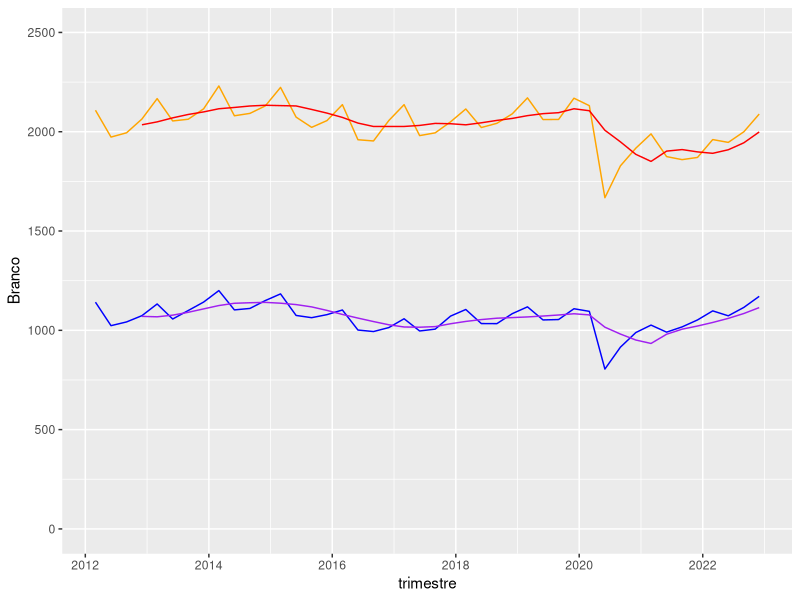
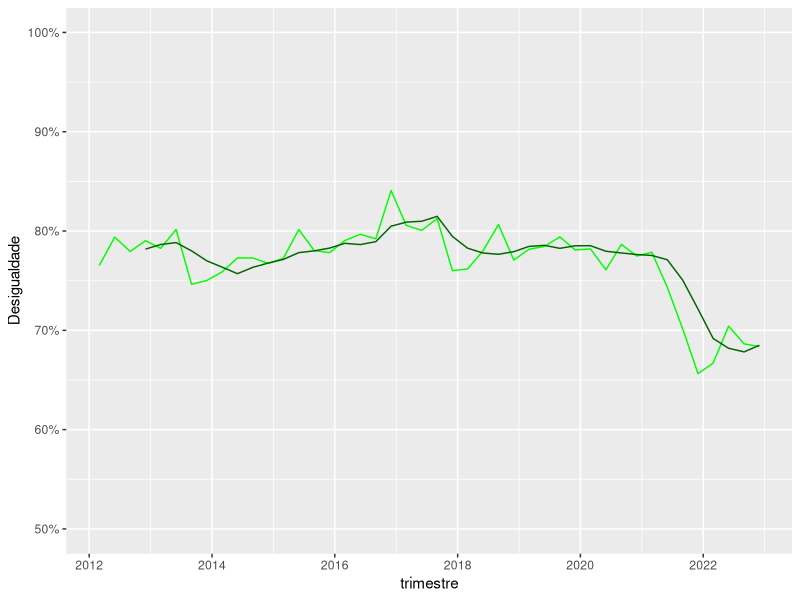
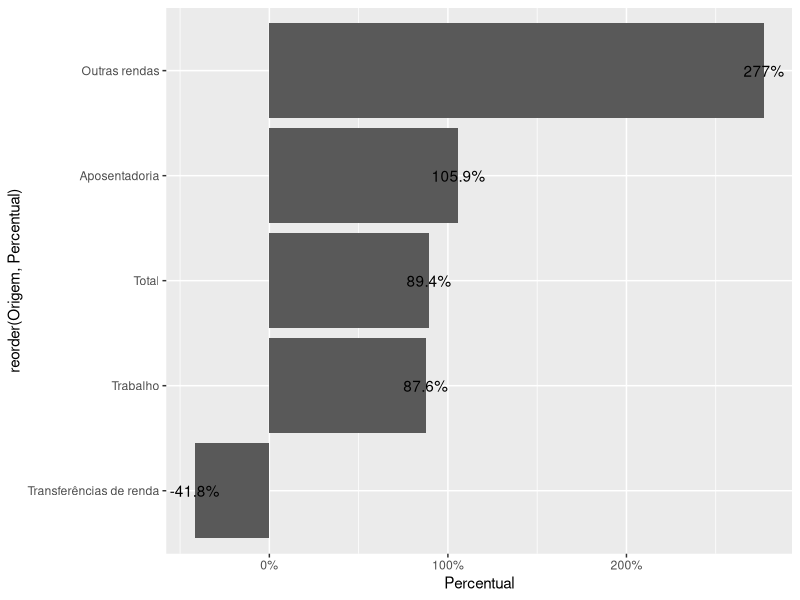
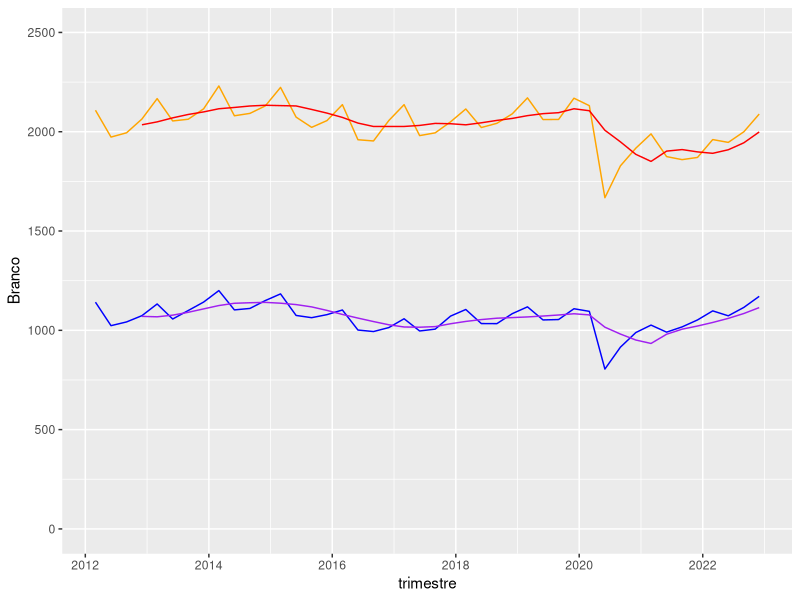
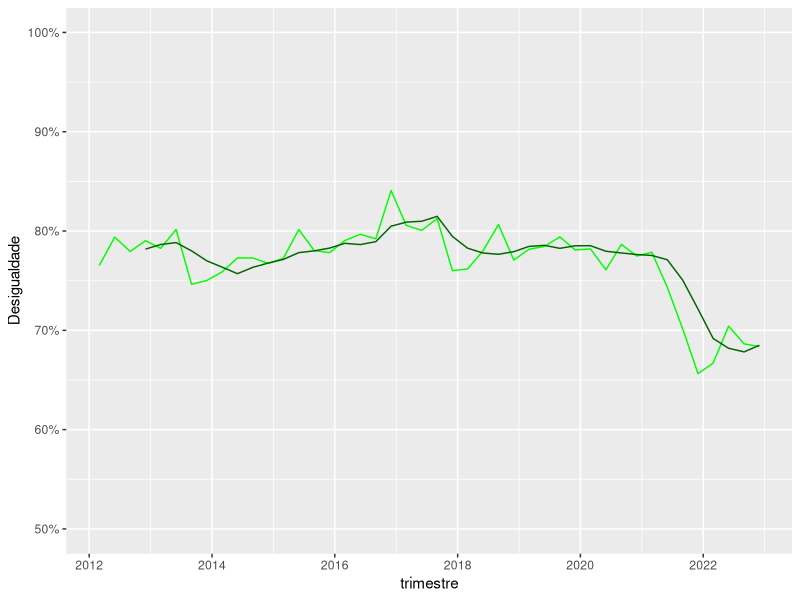
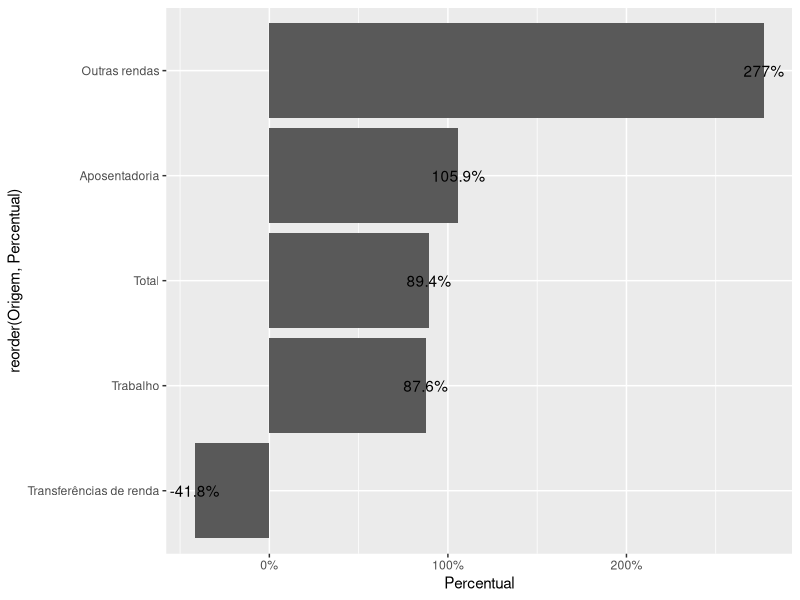

These charts were generated, in order, by the following R code:
#-- library
library(readxl)
library(tidyverse)
library(lubridate)

#-- graficos
grf1  <- read_excel("Desig_Racial.xlsx", 
                           sheet = "GRF1", col_types = c("text", 
                                                         "numeric", "numeric", "numeric", 
                                                         "numeric", "numeric", "numeric"))

grf2 <- read_excel("Desig_Racial.xlsx", sheet="GRF2")

#-- imagens
grf1 %>% 
  rename(trimestre = 1) %>% 
  mutate(trimestre = dmy(paste(1,
              as.numeric(str_sub(trimestre, 6))*3,
              str_sub(trimestre,1,4), sep="/"))) %>% 
  ggplot(aes(x=trimestre)) +
  geom_line(aes(y=Branco), color="orange") +
  geom_line(aes(y=Branco_Movel), color="red") +
  geom_line(aes(y=Negro), color="blue") +
  geom_line(aes(y=Negro_Movel), color="purple") +
  scale_y_continuous(limits=c(0,2500))

ggsave("grafico1.pdf",height=6,width=8)

grf1 %>% 
  rename(trimestre = 1) %>% 
  mutate(trimestre = dmy(paste(1,
                               as.numeric(str_sub(trimestre, 6))*3,
                               str_sub(trimestre,1,4), sep="/"))) %>% 
  ggplot(aes(x=trimestre)) +
  geom_line(aes(y=Desigualdade), color="green") +
  geom_line(aes(y=Desigualdade_Movel), color="darkgreen") +
  scale_y_continuous(limits=c(0.5,1),
                     labels=scales::percent)

ggsave("grafico2.pdf",height=6,width=8)

#--- renda
grf2 %>% 
  ggplot(aes(x=reorder(Origem, Percentual),
             y=Percentual)) +
  geom_col() +
  geom_text(aes(label=paste0(round(Percentual*100,1), "%"))) +
  coord_flip() +
  scale_y_continuous(labels=scales::percent)

ggsave("grafico3.pdf",height=6,width=8)

  